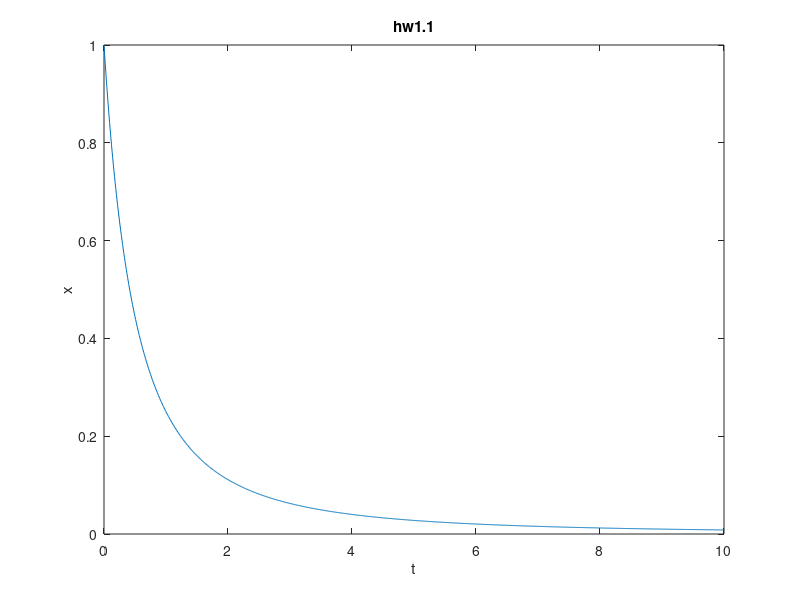

The MATLAB script that drew this image:
delta_t = 0.01;

t = [0 : delta_t : 10];

x_tn = 1 ./ (1 + t).^2;

plot(t, x_tn), xlabel('t'), ylabel('x'), title('hw1.1');
